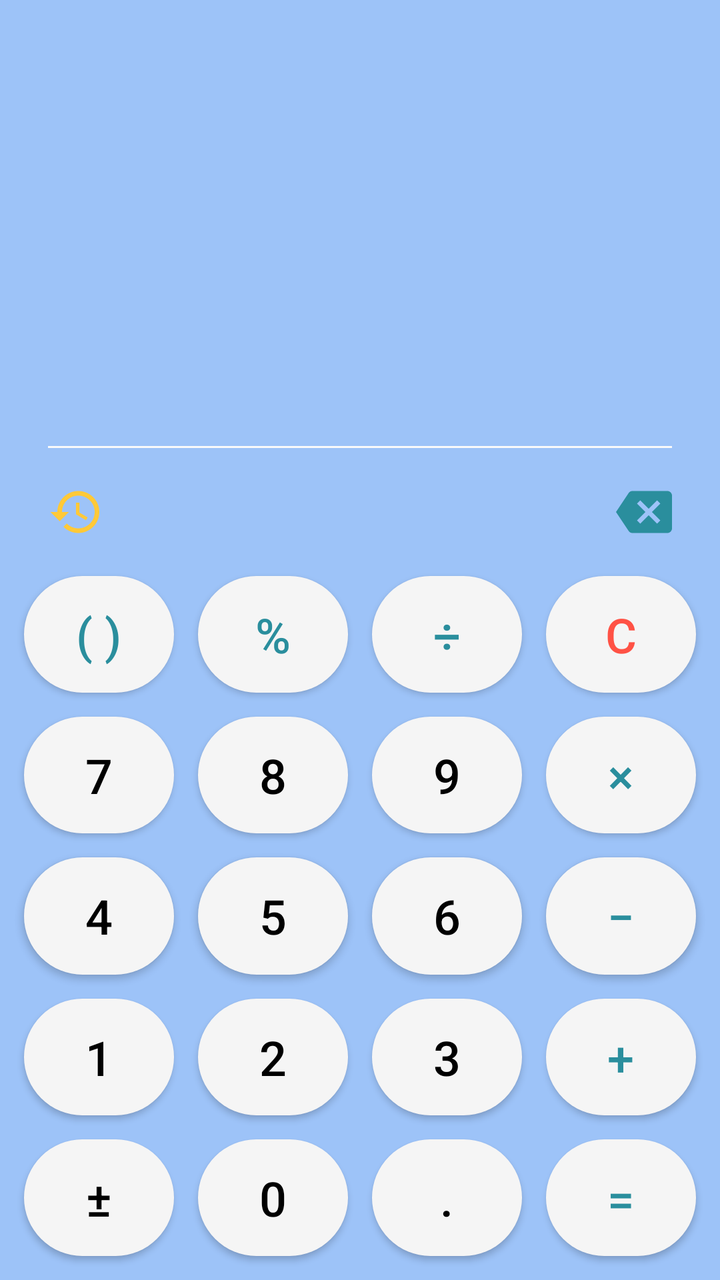
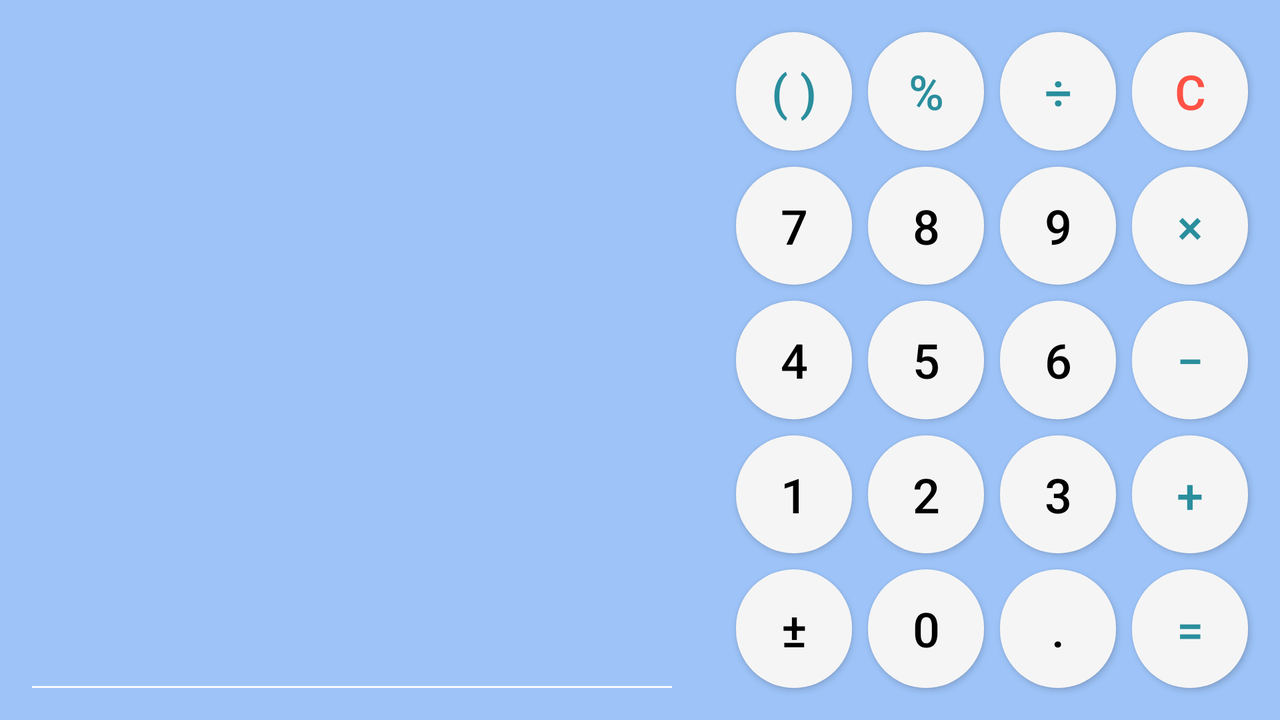

An Android layout and its configuration variant, each rendered on a device that would load it. The default file and the variant file are quoted in full after the pictures.
<!-- AndroidManifest.xml: application theme Theme.Calculator -->
<!-- res/layout/activity_main.xml -->
<?xml version="1.0" encoding="utf-8"?>
<androidx.constraintlayout.widget.ConstraintLayout xmlns:android="http://schemas.android.com/apk/res/android"
    xmlns:app="http://schemas.android.com/apk/res-auto"
    xmlns:tools="http://schemas.android.com/tools"
    android:layout_width="match_parent"
    android:layout_height="match_parent"
    tools:context=".MainActivity">

    <EditText
        android:id="@+id/main_equation"
        style="@style/TextViewColor"
        android:layout_width="match_parent"
        android:layout_height="0dp"
        android:layout_marginHorizontal="24dp"
        android:inputType="none"
        android:background="@color/transparent"
        android:enabled="false"
        android:maxLines="1"
        android:textAlignment="textEnd"
        android:textSize="48sp"
        android:hint="@string/Blank"
        app:layout_constraintBottom_toTopOf="@+id/main_result"
        app:layout_constraintEnd_toEndOf="@+id/main_result"
        app:layout_constraintStart_toStartOf="@+id/main_result"
        app:layout_constraintTop_toTopOf="parent"
        android:importantForAutofill="no" />

    <TextView
        android:id="@+id/main_result"
        android:layout_width="match_parent"
        android:layout_height="0dp"
        android:layout_marginHorizontal="24dp"
        android:layout_marginBottom="18dp"
        android:background="@drawable/bottom_border"
        android:textAlignment="textEnd"
        android:textSize="36sp"
        app:layout_constraintTop_toBottomOf="@id/main_equation"
        app:layout_constraintBottom_toTopOf="@+id/constraintLayout"
        app:layout_constraintEnd_toEndOf="@+id/constraintLayout"
        app:layout_constraintStart_toStartOf="@+id/constraintLayout" />

    <androidx.constraintlayout.widget.ConstraintLayout
        android:id="@+id/constraintLayout"
        android:layout_width="match_parent"
        android:layout_height="wrap_content"
        android:layout_marginHorizontal="24dp"
        android:layout_marginBottom="18dp"
        app:layout_constraintBottom_toTopOf="@+id/main_parentheses"
        app:layout_constraintEnd_toEndOf="parent"
        app:layout_constraintStart_toStartOf="parent">

        <Button
            android:id="@+id/main_history"
            android:layout_width="28dp"
            android:layout_height="28dp"
            android:background="@drawable/history_button_states"
            app:layout_constraintBottom_toBottomOf="parent"
            app:layout_constraintEnd_toStartOf="@+id/main_backspace"
            app:layout_constraintHorizontal_bias="0"
            app:layout_constraintHorizontal_chainStyle="spread_inside"
            app:layout_constraintStart_toStartOf="parent"
            app:layout_constraintTop_toTopOf="parent" />

        <Button
            android:id="@+id/main_backspace"
            android:layout_width="28dp"
            android:layout_height="28dp"
            android:background="@drawable/ic_backspace"
            app:layout_constraintBottom_toBottomOf="parent"
            app:layout_constraintEnd_toEndOf="parent"
            app:layout_constraintHorizontal_bias="1"
            app:layout_constraintStart_toEndOf="@+id/main_history"
            app:layout_constraintTop_toTopOf="parent" />

    </androidx.constraintlayout.widget.ConstraintLayout>


    <Button
        android:id="@+id/main_parentheses"
        style="@style/CircleButtons.PrimaryTextTint"
        android:layout_width="0dp"
        android:layout_height="0dp"
        android:layout_marginStart="12dp"
        android:layout_marginEnd="12dp"
        android:layout_marginBottom="12dp"
        android:text="@string/Parenthesis"
        android:textAlignment="center"
        app:layout_constraintBottom_toTopOf="@+id/main_seven"
        app:layout_constraintEnd_toStartOf="@+id/main_percentage"
        app:layout_constraintHorizontal_bias="0.5"
        app:layout_constraintHorizontal_chainStyle="spread"
        app:layout_constraintStart_toStartOf="parent"
        app:layout_constraintTop_toTopOf="@+id/guideline2"
        app:layout_constraintVertical_bias="0.5" />

    <Button
        android:id="@+id/main_percentage"
        style="@style/CircleButtons.PrimaryTextTint"
        android:layout_width="0dp"
        android:layout_height="0dp"
        android:layout_marginEnd="12dp"
        android:text="@string/Percentage"
        android:textAlignment="center"
        app:layout_constraintBottom_toBottomOf="@+id/main_parentheses"
        app:layout_constraintEnd_toStartOf="@+id/main_divide"
        app:layout_constraintHorizontal_bias="0.5"
        app:layout_constraintStart_toEndOf="@+id/main_parentheses"
        app:layout_constraintTop_toTopOf="@+id/main_parentheses"
        app:layout_constraintVertical_bias="0.5" />

    <Button
        android:id="@+id/main_divide"
        style="@style/CircleButtons.PrimaryTextTint"
        android:layout_width="0dp"
        android:layout_height="0dp"
        android:layout_marginEnd="12dp"
        android:text="@string/Divide"
        android:textAlignment="center"
        app:layout_constraintBottom_toBottomOf="@+id/main_percentage"
        app:layout_constraintEnd_toStartOf="@+id/main_clear"
        app:layout_constraintHorizontal_bias="0.5"
        app:layout_constraintStart_toEndOf="@+id/main_percentage"
        app:layout_constraintTop_toTopOf="@+id/main_percentage"
        app:layout_constraintVertical_bias="0.5" />

    <Button
        android:id="@+id/main_clear"
        style="@style/CircleButtons"
        android:layout_width="0dp"
        android:layout_height="0dp"
        android:layout_marginEnd="12dp"
        android:text="@string/Clear"
        android:textAlignment="center"
        android:textColor="@color/warning_red"
        app:layout_constraintBottom_toBottomOf="@+id/main_divide"
        app:layout_constraintEnd_toEndOf="parent"
        app:layout_constraintHorizontal_bias="0.5"
        app:layout_constraintStart_toEndOf="@+id/main_divide"
        app:layout_constraintTop_toTopOf="@+id/main_divide"
        app:layout_constraintVertical_bias="0.5" />

    <Button
        android:id="@+id/main_seven"
        style="@style/CircleButtons"
        android:layout_width="0dp"
        android:layout_height="0dp"
        android:layout_marginStart="12dp"
        android:layout_marginEnd="12dp"
        android:layout_marginBottom="12dp"
        android:text="@string/_7"
        android:textAlignment="center"
        app:layout_constraintBottom_toTopOf="@id/main_four"
        app:layout_constraintEnd_toStartOf="@id/main_eight"
        app:layout_constraintHorizontal_bias="0.5"
        app:layout_constraintStart_toStartOf="parent"
        app:layout_constraintTop_toBottomOf="@id/main_parentheses"
        app:layout_constraintVertical_bias="0.5"/>

    <Button
        android:id="@+id/main_eight"
        style="@style/CircleButtons"
        android:layout_width="0dp"
        android:layout_height="0dp"
        android:layout_marginEnd="12dp"
        android:text="@string/_8"
        android:textAlignment="center"
        app:layout_constraintBottom_toBottomOf="@+id/main_seven"
        app:layout_constraintEnd_toStartOf="@+id/main_nine"
        app:layout_constraintHorizontal_bias="0.5"
        app:layout_constraintStart_toEndOf="@+id/main_seven"
        app:layout_constraintTop_toTopOf="@+id/main_seven" />

    <Button
        android:id="@+id/main_nine"
        style="@style/CircleButtons"
        android:layout_width="0dp"
        android:layout_height="0dp"
        android:layout_marginEnd="12dp"
        android:text="@string/_9"
        android:textAlignment="center"
        app:layout_constraintBottom_toBottomOf="@id/main_eight"
        app:layout_constraintEnd_toStartOf="@id/main_multiply"
        app:layout_constraintHorizontal_bias="0.5"
        app:layout_constraintStart_toEndOf="@id/main_eight"
        app:layout_constraintTop_toTopOf="@id/main_eight" />

    <Button
        android:id="@+id/main_multiply"
        style="@style/CircleButtons.PrimaryTextTint"
        android:layout_width="0dp"
        android:layout_height="0dp"
        android:layout_marginEnd="12dp"
        android:text="@string/Multiply"
        android:textAlignment="center"
        app:layout_constraintBottom_toBottomOf="@+id/main_nine"
        app:layout_constraintEnd_toEndOf="parent"
        app:layout_constraintHorizontal_bias="0.5"
        app:layout_constraintStart_toEndOf="@+id/main_nine"
        app:layout_constraintTop_toTopOf="@+id/main_nine" />

    <Button
        android:id="@+id/main_four"
        style="@style/CircleButtons"
        android:layout_width="0dp"
        android:layout_height="0dp"
        android:layout_marginStart="12dp"
        android:layout_marginEnd="12dp"
        android:layout_marginBottom="12dp"
        android:text="@string/_4"
        android:textAlignment="center"
        app:layout_constraintBottom_toTopOf="@+id/main_one"
        app:layout_constraintEnd_toStartOf="@+id/main_five"
        app:layout_constraintHorizontal_bias="0.5"
        app:layout_constraintStart_toStartOf="parent"
        app:layout_constraintTop_toBottomOf="@+id/main_seven"
        app:layout_constraintVertical_bias="0.5" />

    <Button
        android:id="@+id/main_five"
        style="@style/CircleButtons"
        android:layout_width="0dp"
        android:layout_height="0dp"
        android:layout_marginEnd="12dp"
        android:text="@string/_5"
        android:textAlignment="center"
        app:layout_constraintBottom_toBottomOf="@+id/main_four"
        app:layout_constraintEnd_toStartOf="@+id/main_six"
        app:layout_constraintHorizontal_bias="0.5"
        app:layout_constraintStart_toEndOf="@+id/main_four"
        app:layout_constraintTop_toTopOf="@+id/main_four" />

    <Button
        android:id="@+id/main_minus"
        style="@style/CircleButtons.PrimaryTextTint"
        android:layout_width="0dp"
        android:layout_height="0dp"
        android:layout_marginEnd="12dp"
        android:text="@string/Minus"
        android:textAlignment="center"
        app:layout_constraintBottom_toBottomOf="@+id/main_six"
        app:layout_constraintEnd_toEndOf="parent"
        app:layout_constraintHorizontal_bias="0.5"
        app:layout_constraintStart_toEndOf="@+id/main_six"
        app:layout_constraintTop_toTopOf="@+id/main_six" />

    <Button
        android:id="@+id/main_six"
        style="@style/CircleButtons"
        android:layout_width="0dp"
        android:layout_height="0dp"
        android:layout_marginEnd="12dp"
        android:text="@string/_6"
        android:textAlignment="center"
        app:layout_constraintBottom_toBottomOf="@+id/main_five"
        app:layout_constraintEnd_toStartOf="@+id/main_minus"
        app:layout_constraintHorizontal_bias="0.5"
        app:layout_constraintStart_toEndOf="@+id/main_five"
        app:layout_constraintTop_toTopOf="@+id/main_five" />

    <Button
        android:id="@+id/main_one"
        style="@style/CircleButtons"
        android:layout_width="0dp"
        android:layout_height="0dp"
        android:layout_marginStart="12dp"
        android:layout_marginEnd="12dp"
        android:layout_marginBottom="12dp"
        android:text="@string/_1"
        android:textAlignment="center"
        app:layout_constraintBottom_toTopOf="@+id/main_plusminus"
        app:layout_constraintEnd_toStartOf="@+id/main_two"
        app:layout_constraintHorizontal_bias="0.5"
        app:layout_constraintStart_toStartOf="parent"
        app:layout_constraintTop_toBottomOf="@+id/main_four"
        app:layout_constraintVertical_bias="0.5" />

    <Button
        android:id="@+id/main_two"
        style="@style/CircleButtons"
        android:layout_width="0dp"
        android:layout_height="0dp"
        android:layout_marginEnd="12dp"
        android:text="@string/_2"
        android:textAlignment="center"
        app:layout_constraintBottom_toBottomOf="@+id/main_one"
        app:layout_constraintEnd_toStartOf="@+id/main_three"
        app:layout_constraintHorizontal_bias="0.5"
        app:layout_constraintStart_toEndOf="@+id/main_one"
        app:layout_constraintTop_toTopOf="@+id/main_one" />

    <Button
        android:id="@+id/main_three"
        style="@style/CircleButtons"
        android:layout_width="0dp"
        android:layout_height="0dp"
        android:layout_marginEnd="12dp"
        android:text="@string/_3"
        android:textAlignment="center"
        app:layout_constraintBottom_toBottomOf="@+id/main_two"
        app:layout_constraintEnd_toStartOf="@+id/main_plus"
        app:layout_constraintHorizontal_bias="0.5"
        app:layout_constraintStart_toEndOf="@+id/main_two"
        app:layout_constraintTop_toTopOf="@+id/main_two" />

    <Button
        android:id="@+id/main_plus"
        style="@style/CircleButtons.PrimaryTextTint"
        android:layout_width="0dp"
        android:layout_height="0dp"
        android:layout_marginEnd="12dp"
        android:text="@string/Plus"
        android:textAlignment="center"
        app:layout_constraintBottom_toBottomOf="@+id/main_three"
        app:layout_constraintEnd_toEndOf="parent"
        app:layout_constraintHorizontal_bias="0.5"
        app:layout_constraintStart_toEndOf="@+id/main_three"
        app:layout_constraintTop_toTopOf="@+id/main_three" />

    <Button
        android:id="@+id/main_plusminus"
        style="@style/CircleButtons"
        android:layout_width="0dp"
        android:layout_height="0dp"
        android:layout_marginStart="12dp"
        android:layout_marginEnd="12dp"
        android:layout_marginBottom="12dp"
        android:text="@string/PlusMinus"
        android:textAlignment="center"
        app:layout_constraintBottom_toBottomOf="parent"
        app:layout_constraintEnd_toStartOf="@+id/main_zero"
        app:layout_constraintHorizontal_bias="0.5"
        app:layout_constraintStart_toStartOf="parent"
        app:layout_constraintTop_toBottomOf="@+id/main_one"
        app:layout_constraintVertical_bias="0.5" />

    <Button
        android:id="@+id/main_zero"
        style="@style/CircleButtons"
        android:layout_width="0dp"
        android:layout_height="0dp"
        android:layout_marginEnd="12dp"
        android:text="@string/_0"
        android:textAlignment="center"
        app:layout_constraintBottom_toBottomOf="@+id/main_plusminus"
        app:layout_constraintEnd_toStartOf="@+id/main_dot"
        app:layout_constraintHorizontal_bias="0.5"
        app:layout_constraintStart_toEndOf="@+id/main_plusminus"
        app:layout_constraintTop_toTopOf="@+id/main_plusminus" />

    <Button
        android:id="@+id/main_dot"
        style="@style/CircleButtons"
        android:layout_width="0dp"
        android:layout_height="0dp"
        android:layout_marginEnd="12dp"
        android:text="@string/Dot"
        android:textAlignment="center"
        app:layout_constraintBottom_toBottomOf="@+id/main_zero"
        app:layout_constraintEnd_toStartOf="@+id/main_equal"
        app:layout_constraintHorizontal_bias="0.5"
        app:layout_constraintStart_toEndOf="@+id/main_zero"
        app:layout_constraintTop_toTopOf="@+id/main_zero" />

    <Button
        android:id="@+id/main_equal"
        style="@style/CircleButtons.PrimaryTextTint"
        android:layout_width="0dp"
        android:layout_height="0dp"
        android:layout_marginEnd="12dp"
        android:text="@string/Equals"
        android:textAlignment="center"
        app:layout_constraintBottom_toBottomOf="@+id/main_dot"
        app:layout_constraintEnd_toEndOf="parent"
        app:layout_constraintHorizontal_bias="0.5"
        app:layout_constraintStart_toEndOf="@+id/main_dot"
        app:layout_constraintTop_toTopOf="@+id/main_dot" />

    <androidx.constraintlayout.widget.Guideline
        android:id="@+id/guideline2"
        android:layout_width="match_parent"
        android:layout_height="wrap_content"
        android:orientation="horizontal"
        app:layout_constraintGuide_percent="0.45" />

</androidx.constraintlayout.widget.ConstraintLayout>
<!-- resources referenced by this layout -->
<resources>
  <color name="transparent">#00000000</color>
  <color name="warning_red">#ff5245</color>
  <!-- drawable bottom_border (drawable) -->
  <?xml version="1.0" encoding="utf-8"?>
  <layer-list xmlns:android="http://schemas.android.com/apk/res/android">
      <item android:gravity="bottom">
          <shape>
              <size android:height="1dp" />
              <solid android:color="?android:colorBackground" />
          </shape>
      </item>
  </layer-list>
  <!-- drawable history_button_states (drawable) -->
  <?xml version="1.0" encoding="utf-8"?>
  <selector xmlns:android="http://schemas.android.com/apk/res/android">
      <item android:state_enabled="true" android:drawable="@drawable/ic_history"/>
      <item android:state_enabled="false" android:drawable="@drawable/ic_history_disabled"/>
  </selector>
  <string name="Blank" />
  <string name="Clear">C</string>
  <string name="Divide">÷</string>
  <string name="Dot">.</string>
  <string name="Equals">=</string>
  <string name="Minus">−</string>
  <string name="Multiply">×</string>
  <string name="Parenthesis">( )</string>
  <string name="Percentage">%</string>
  <string name="Plus">+</string>
  <string name="PlusMinus">±</string>
  <string name="_0">0</string>
  <string name="_1">1</string>
  <string name="_2">2</string>
  <string name="_3">3</string>
  <string name="_4">4</string>
  <string name="_5">5</string>
  <string name="_6">6</string>
  <string name="_7">7</string>
  <string name="_8">8</string>
  <string name="_9">9</string>
  <style name="CircleButtons" parent="Widget.AppCompat.Button">
          <item name="android:textColor">@color/black</item>
          <item name="android:textSize">24sp</item>
          <item name="android:background">@drawable/rounded_buttons_background</item>
      </style>
  <style name="CircleButtons.PrimaryTextTint" parent="CircleButtons">
          <item name="android:textColor">@color/dark_teal</item>
      </style>
  <style name="TextViewColor" parent="Widget.AppCompat.TextView">
          <item name="android:textColor">@color/black</item>
      </style>
  <style name="Theme.Calculator" parent="Base.Theme.Calculator" />
  <!-- drawable ic_history (drawable) -->
  <vector xmlns:android="http://schemas.android.com/apk/res/android"
      android:width="24dp"
      android:height="24dp"
      android:viewportWidth="24"
      android:viewportHeight="24">
      <path
          android:fillColor="@color/yellow"
          android:pathData="M13,3c-4.97,0 -9,4.03 -9,9L1,12l3.89,3.89 0.07,0.14L9,12L6,12c0,-3.87 3.13,-7 7,-7s7,3.13 7,7 -3.13,7 -7,7c-1.93,0 -3.68,-0.79 -4.94,-2.06l-1.42,1.42C8.27,19.99 10.51,21 13,21c4.97,0 9,-4.03 9,-9s-4.03,-9 -9,-9zM12,8v5l4.28,2.54 0.72,-1.21 -3.5,-2.08L13.5,8L12,8z" />
  </vector>
  <color name="dark_teal">#2a8e9d</color>
  <color name="black">#FF000000</color>
  <!-- drawable rounded_buttons_background (drawable) -->
  <?xml version="1.0" encoding="utf-8"?>
  <shape xmlns:android="http://schemas.android.com/apk/res/android"
      android:shape="rectangle">
      <corners android:radius="500dp" />
      <solid android:color="?android:colorPrimary" />
  
  </shape>
  <style name="Base.Theme.Calculator" parent="Theme.AppCompat.Light.NoActionBar">
          
          <item name="android:background">@color/light_primary</item>
          <item name="colorPrimaryDark">@color/light_primary</item>
          <item name="android:colorAccent">@color/dark_teal</item>
  
      </style>
  <color name="yellow">#ffc938</color>
  <color name="light_grey">#9A9A9A</color>
  <color name="light_primary">#9dc3f8</color>
  <!-- some entries are left out for length -->
</resources>
<!-- res/layout-land/activity_main.xml (the repository's variant of the layout above) -->
<!-- drawn on the phone turned sideways -->
<?xml version="1.0" encoding="utf-8"?>
<androidx.constraintlayout.widget.ConstraintLayout xmlns:android="http://schemas.android.com/apk/res/android"
    xmlns:app="http://schemas.android.com/apk/res-auto"
    xmlns:tools="http://schemas.android.com/tools"
    android:layout_width="match_parent"
    android:layout_height="match_parent"
    tools:context=".MainActivity">

    <EditText
        android:id="@+id/main_equation"
        style="@style/TextViewColor"
        android:layout_width="0dp"
        android:layout_height="0dp"
        android:layout_marginTop="16dp"
        android:layout_marginHorizontal="16dp"
        android:background="@color/transparent"
        android:enabled="false"
        android:hint="@string/Blank"
        android:importantForAutofill="no"
        android:inputType="none"
        android:textAlignment="textEnd"
        android:textSize="48sp"
        app:layout_constraintTop_toTopOf="parent"
        app:layout_constraintStart_toStartOf="parent"
        app:layout_constraintBottom_toTopOf="@id/landscape_horizontal_marker"
        app:layout_constraintEnd_toStartOf="@id/landscape_vertical_marker" />

    <TextView
        android:id="@+id/main_result"
        android:layout_width="0dp"
        android:layout_height="0dp"
        android:layout_margin="16dp"
        android:background="@drawable/bottom_border"
        android:textAlignment="textEnd"
        android:textSize="36sp"
        app:layout_constraintStart_toStartOf="parent"
        app:layout_constraintBottom_toBottomOf="parent"
        app:layout_constraintEnd_toStartOf="@id/landscape_vertical_marker"
        app:layout_constraintTop_toBottomOf="@id/landscape_horizontal_marker" />

    <androidx.constraintlayout.widget.ConstraintLayout
        android:id="@+id/constraintLayout"
        android:layout_width="match_parent"
        android:layout_height="wrap_content"
        android:layout_marginHorizontal="24dp"
        android:layout_marginBottom="18dp"
        app:layout_constraintBottom_toTopOf="@+id/main_parentheses"
        app:layout_constraintEnd_toEndOf="parent"
        app:layout_constraintStart_toStartOf="parent">

        <Button
            android:id="@+id/main_history"
            android:layout_width="28dp"
            android:layout_height="28dp"
            android:background="@drawable/history_button_states"
            app:layout_constraintBottom_toBottomOf="parent"
            app:layout_constraintEnd_toStartOf="@+id/main_backspace"
            app:layout_constraintHorizontal_bias="0"
            app:layout_constraintHorizontal_chainStyle="spread_inside"
            app:layout_constraintStart_toStartOf="parent"
            app:layout_constraintTop_toTopOf="parent" />

        <Button
            android:id="@+id/main_backspace"
            android:layout_width="28dp"
            android:layout_height="28dp"
            android:background="@drawable/ic_backspace"
            app:layout_constraintBottom_toBottomOf="parent"
            app:layout_constraintEnd_toEndOf="parent"
            app:layout_constraintHorizontal_bias="1"
            app:layout_constraintStart_toEndOf="@+id/main_history"
            app:layout_constraintTop_toTopOf="parent" />

    </androidx.constraintlayout.widget.ConstraintLayout>


    <Button
        android:id="@+id/main_parentheses"
        style="@style/CircleButtons.PrimaryTextTint"
        android:layout_width="0dp"
        android:layout_height="0dp"
        android:layout_marginStart="12dp"
        android:layout_marginEnd="12dp"
        android:layout_marginBottom="12dp"
        android:text="@string/Parenthesis"
        android:textAlignment="center" />

    <Button
        android:id="@+id/main_percentage"
        style="@style/CircleButtons.PrimaryTextTint"
        android:layout_width="0dp"
        android:layout_height="0dp"
        android:layout_marginEnd="12dp"
        android:text="@string/Percentage"
        android:textAlignment="center"
        tools:ignore="MissingConstraints" />

    <Button
        android:id="@+id/main_divide"
        style="@style/CircleButtons.PrimaryTextTint"
        android:layout_width="0dp"
        android:layout_height="0dp"
        android:layout_marginEnd="12dp"
        android:text="@string/Divide"
        android:textAlignment="center"
        tools:ignore="MissingConstraints" />

    <Button
        android:id="@+id/main_clear"
        style="@style/CircleButtons"
        android:layout_width="0dp"
        android:layout_height="0dp"
        android:layout_marginEnd="12dp"
        android:text="@string/Clear"
        android:textAlignment="center"
        android:textColor="@color/warning_red"
        tools:ignore="MissingConstraints" />

    <Button
        android:id="@+id/main_seven"
        style="@style/CircleButtons"
        android:layout_width="0dp"
        android:layout_height="0dp"
        android:layout_marginStart="12dp"
        android:layout_marginEnd="12dp"
        android:layout_marginBottom="12dp"
        android:text="@string/_7"
        android:textAlignment="center"
        tools:ignore="MissingConstraints" />

    <Button
        android:id="@+id/main_eight"
        style="@style/CircleButtons"
        android:layout_width="0dp"
        android:layout_height="0dp"
        android:layout_marginEnd="12dp"
        android:text="@string/_8"
        android:textAlignment="center"
        tools:ignore="MissingConstraints" />

    <Button
        android:id="@+id/main_nine"
        style="@style/CircleButtons"
        android:layout_width="0dp"
        android:layout_height="0dp"
        android:layout_marginEnd="12dp"
        android:text="@string/_9"
        android:textAlignment="center"
        tools:ignore="MissingConstraints" />

    <Button
        android:id="@+id/main_multiply"
        style="@style/CircleButtons.PrimaryTextTint"
        android:layout_width="0dp"
        android:layout_height="0dp"
        android:layout_marginEnd="12dp"
        android:text="@string/Multiply"
        android:textAlignment="center"
        tools:ignore="MissingConstraints" />

    <Button
        android:id="@+id/main_four"
        style="@style/CircleButtons"
        android:layout_width="0dp"
        android:layout_height="0dp"
        android:layout_marginStart="12dp"
        android:layout_marginEnd="12dp"
        android:layout_marginBottom="12dp"
        android:text="@string/_4"
        android:textAlignment="center"
        tools:ignore="MissingConstraints" />

    <Button
        android:id="@+id/main_five"
        style="@style/CircleButtons"
        android:layout_width="0dp"
        android:layout_height="0dp"
        android:layout_marginEnd="12dp"
        android:text="@string/_5"
        android:textAlignment="center"
        tools:ignore="MissingConstraints" />

    <Button
        android:id="@+id/main_minus"
        style="@style/CircleButtons.PrimaryTextTint"
        android:layout_width="0dp"
        android:layout_height="0dp"
        android:layout_marginEnd="12dp"
        android:text="@string/Minus"
        android:textAlignment="center"
        tools:ignore="MissingConstraints" />

    <Button
        android:id="@+id/main_six"
        style="@style/CircleButtons"
        android:layout_width="0dp"
        android:layout_height="0dp"
        android:layout_marginEnd="12dp"
        android:text="@string/_6"
        android:textAlignment="center"
        tools:ignore="MissingConstraints" />

    <Button
        android:id="@+id/main_one"
        style="@style/CircleButtons"
        android:layout_width="0dp"
        android:layout_height="0dp"
        android:layout_marginStart="12dp"
        android:layout_marginEnd="12dp"
        android:layout_marginBottom="12dp"
        android:text="@string/_1"
        android:textAlignment="center"
        tools:ignore="MissingConstraints" />

    <Button
        android:id="@+id/main_two"
        style="@style/CircleButtons"
        android:layout_width="0dp"
        android:layout_height="0dp"
        android:layout_marginEnd="12dp"
        android:text="@string/_2"
        android:textAlignment="center"
        tools:ignore="MissingConstraints" />

    <Button
        android:id="@+id/main_three"
        style="@style/CircleButtons"
        android:layout_width="0dp"
        android:layout_height="0dp"
        android:layout_marginEnd="12dp"
        android:text="@string/_3"
        android:textAlignment="center"
        tools:ignore="MissingConstraints" />

    <Button
        android:id="@+id/main_plus"
        style="@style/CircleButtons.PrimaryTextTint"
        android:layout_width="0dp"
        android:layout_height="0dp"
        android:layout_marginEnd="12dp"
        android:text="@string/Plus"
        android:textAlignment="center"
        tools:ignore="MissingConstraints" />

    <Button
        android:id="@+id/main_plusminus"
        style="@style/CircleButtons"
        android:layout_width="0dp"
        android:layout_height="0dp"
        android:layout_marginStart="12dp"
        android:layout_marginEnd="12dp"
        android:layout_marginBottom="12dp"
        android:text="@string/PlusMinus"
        android:textAlignment="center"
        tools:ignore="MissingConstraints" />

    <Button
        android:id="@+id/main_zero"
        style="@style/CircleButtons"
        android:layout_width="0dp"
        android:layout_height="0dp"
        android:layout_marginEnd="12dp"
        android:text="@string/_0"
        android:textAlignment="center"
        tools:ignore="MissingConstraints" />

    <Button
        android:id="@+id/main_dot"
        style="@style/CircleButtons"
        android:layout_width="0dp"
        android:layout_height="0dp"
        android:layout_marginEnd="12dp"
        android:text="@string/Dot"
        android:textAlignment="center"
        tools:ignore="MissingConstraints" />

    <Button
        android:id="@+id/main_equal"
        style="@style/CircleButtons.PrimaryTextTint"
        android:layout_width="0dp"
        android:layout_height="0dp"
        android:layout_marginEnd="12dp"
        android:text="@string/Equals"
        android:textAlignment="center"
        tools:ignore="MissingConstraints" />

    <androidx.constraintlayout.widget.Guideline
        android:id="@+id/landscape_horizontal_marker"
        android:layout_width="match_parent"
        android:layout_height="wrap_content"
        android:orientation="horizontal"
        app:layout_constraintGuide_percent="0.65" />

    <androidx.constraintlayout.widget.Guideline
        android:id="@+id/landscape_vertical_marker"
        android:layout_width="match_parent"
        android:layout_height="wrap_content"
        android:orientation="vertical"
        app:layout_constraintGuide_percent="0.55" />

    <androidx.constraintlayout.helper.widget.Flow
        android:layout_width="0dp"
        android:layout_height="0dp"
        app:layout_constraintEnd_toEndOf="parent"
        app:layout_constraintStart_toStartOf="@id/landscape_vertical_marker"
        app:layout_constraintTop_toTopOf="parent"
        app:layout_constraintBottom_toBottomOf="parent"
        app:flow_horizontalGap="8dp"
        app:flow_verticalGap="8dp"
        android:padding="16dp"
        app:flow_maxElementsWrap="4"
        app:flow_wrapMode="aligned"
        app:constraint_referenced_ids="main_parentheses, main_percentage, main_divide, main_clear, main_seven, main_eight, main_nine, main_multiply, main_four, main_five, main_six, main_minus, main_one, main_two, main_three, main_plus, main_plusminus, main_zero, main_dot, main_equal"/>


</androidx.constraintlayout.widget.ConstraintLayout>
